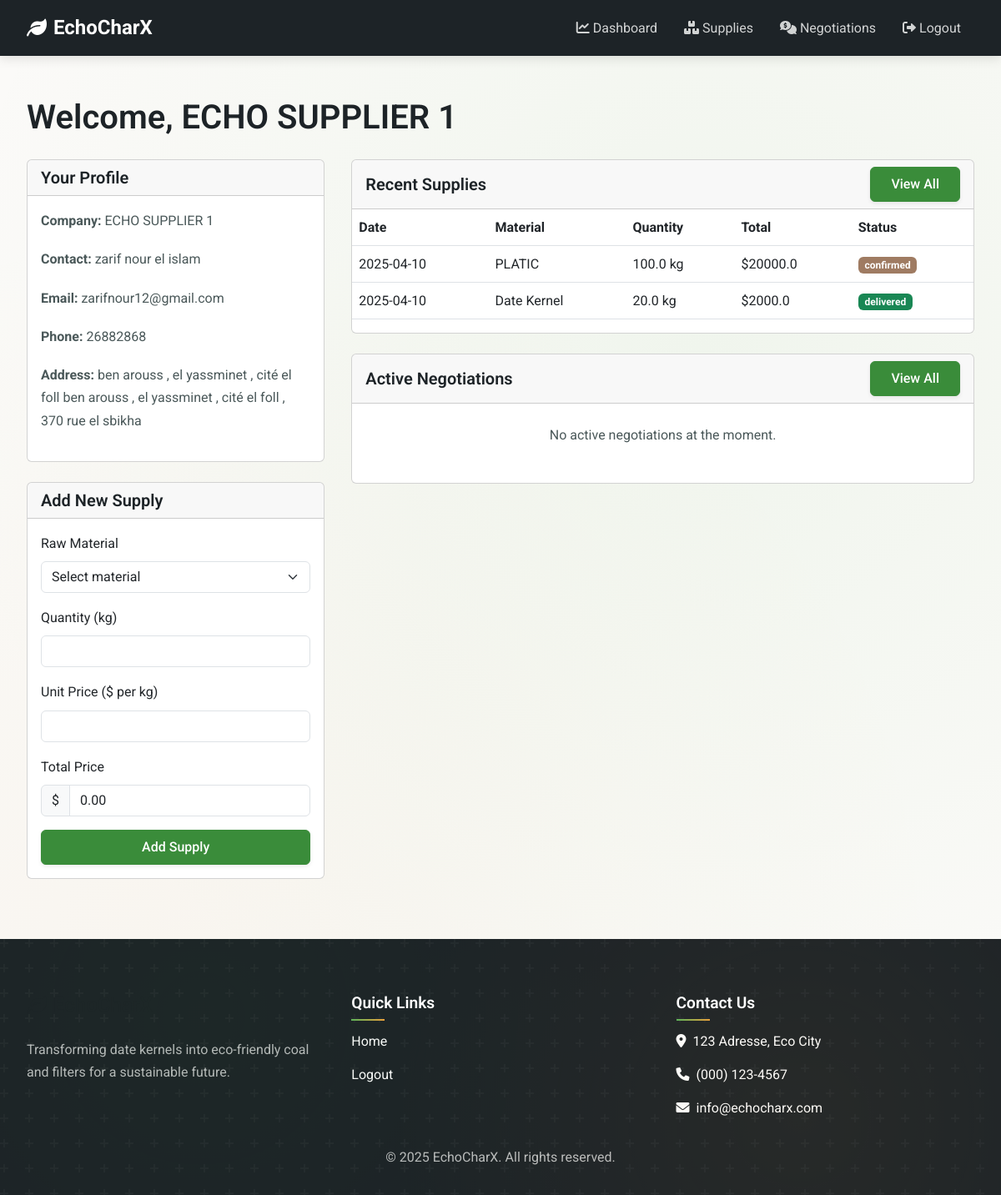
The app's page /supplier/dashboard (signed in) with its own data.
### app/models.py (models this page shows, shortened)
class Supplier(db.Model):
    id = db.Column(db.Integer, primary_key=True)
    user_id = db.Column(db.Integer, db.ForeignKey('user.id'))
    company_name = db.Column(db.String(100))
    contact_number = db.Column(db.String(20))
    address = db.Column(db.String(200))
    supplies = db.relationship('Supply', backref='supplier', lazy='dynamic')
    negotiations = db.relationship('Negotiation', backref='supplier', lazy='dynamic')

class User(UserMixin, db.Model):
    id = db.Column(db.Integer, primary_key=True)
    name = db.Column(db.String(64), index=True)
    email = db.Column(db.String(120), index=True, unique=True)
    password_hash = db.Column(db.String(128))
    role_id = db.Column(db.Integer, db.ForeignKey('role.id'))
    supplier = db.relationship('Supplier', backref='user', uselist=False)
    client = db.relationship('Client', backref='user', uselist=False)
    created_at = db.Column(db.DateTime, default=datetime.utcnow)
    def is_admin(self):
        return self.role.name == 'admin'
    def is_supplier(self):
        return self.role.name == 'supplier'

class Supply(db.Model):
    id = db.Column(db.Integer, primary_key=True)
    supplier_id = db.Column(db.Integer, db.ForeignKey('supplier.id'))
    raw_material_id = db.Column(db.Integer, db.ForeignKey('raw_material.id'))
    quantity = db.Column(db.Float)
    unit_price = db.Column(db.Float)
    total_price = db.Column(db.Float)
    status = db.Column(db.String(20), default='pending')  # pending, confirmed, delivered
    created_at = db.Column(db.DateTime, default=datetime.utcnow)
    delivered_at = db.Column(db.DateTime, nullable=True)

class RawMaterial(db.Model):
    id = db.Column(db.Integer, primary_key=True)
    name = db.Column(db.String(100))
    type = db.Column(db.String(50))  # 'date_kernel' or 'filter_component'
    description = db.Column(db.Text)
    supplies = db.relationship('Supply', backref='raw_material', lazy='dynamic')
    inventory_id = db.Column(db.Integer, db.ForeignKey('inventory.id'))

### app/routes/supplier_routes.py (the view)
@supplier_bp.route('/dashboard')
@login_required
def dashboard():
    supplier = Supplier.query.filter_by(user_id=current_user.id).first()
    if not supplier:
        flash('Supplier profile not found!', 'danger')
        return redirect(url_for('auth.logout'))
    recent_supplies = Supply.query.filter_by(supplier_id=supplier.id).order_by(Supply.created_at.desc()).limit(5).all()
    active_negotiations = Negotiation.query.filter_by(
        supplier_id=supplier.id,
        status='in_progress'
    ).all()
    raw_materials = RawMaterial.query.all()
    return render_template(
        'supplier/dashboard.html',
        supplier=supplier,
        recent_supplies=recent_supplies,
        active_negotiations=active_negotiations,
        raw_materials=raw_materials
    )

### app/models.py (called while the page is built)
@login_manager.user_loader
def load_user(user_id):
    return User.query.get(int(user_id))

### app/routes/supplier_routes.py (called while the page is built)
@supplier_bp.before_request
def check_supplier():
    if not current_user.is_authenticated or not current_user.is_supplier():
        flash('You do not have permission to access this page.', 'danger')
        return redirect(url_for('auth.login'))

### app/templates/supplier/dashboard.html (shortened to what this page needs)
{% extends "base.html" %}
{% block content %}
<h1 class="mb-4">Welcome, {{ supplier.company_name }}</h1>
<div class="row">
    <div class="col-lg-4">
        <div class="card mb-4">
            <div class="card-header">
                <h5 class="mb-0">Your Profile</h5>
            </div>
            <div class="card-body">
                <p><strong>Company:</strong> {{ supplier.company_name }}</p>
                <p><strong>Contact:</strong> {{ supplier.user.name }}</p>
                <p><strong>Email:</strong> {{ supplier.user.email }}</p>
                <p><strong>Phone:</strong> {{ supplier.contact_number }}</p>
                <p><strong>Address:</strong> {{ supplier.address }}</p>
            </div>
        </div>
        <div class="card mb-4">
            <div class="card-header d-flex justify-content-between align-items-center">
                <h5 class="mb-0">Add New Supply</h5>
            </div>
            <div class="card-body">
                <form method="POST" action="{{ url_for('supplier.add_supply') }}" id="supplyForm">
                    <div class="mb-3">
                        <label for="raw_material_id" class="form-label">Raw Material</label>
                        <select class="form-select" id="raw_material_id" name="raw_material_id" required>
                            <option value="">Select material</option>
                        </select>
                    </div>
                    <div class="mb-3">
                        <label for="quantity" class="form-label">Quantity (kg)</label>
                        <input type="number" class="form-control" id="quantity" name="quantity" step="0.1" min="0" required>
                    </div>
                    <div class="mb-3">
                        <label for="unitPrice" class="form-label">Unit Price ($ per kg)</label>
                        <input type="number" class="form-control" id="unitPrice" name="unit_price" step="0.01" min="0" required>
                    </div>
                    <div class="mb-3">
                        <label class="form-label">Total Price</label>
                        <div class="input-group">
                            <span class="input-group-text">$</span>
                            <span class="form-control" id="totalPriceDisplay">0.00</span>
                        </div>
                    </div>
                    <div class="d-grid">
                        <button type="submit" class="btn btn-primary">Add Supply</button>
                    </div>
                </form>
            </div>
        </div>
    </div>
    <div class="col-lg-8">
        <div class="card mb-4">
            <div class="card-header d-flex justify-content-between align-items-center">
                <h5 class="mb-0">Recent Supplies</h5>
                <a href="{{ url_for('supplier.inventory') }}" class="btn btn-sm btn-primary">View All</a>
            </div>
            <div class="card-body p-0">
                {% if recent_supplies %}
                <div class="table-responsive">
                    <table class="table table-hover">
                        <thead>
                            <tr>
                                <th>Date</th>
                                <th>Material</th>
                                <th>Quantity</th>
                                <th>Total</th>
                                <th>Status</th>
                            </tr>
                        </thead>
                        <tbody>
                            {% for supply in recent_supplies %}
                            <tr>
                                <td>{{ supply.created_at.strftime('%Y-%m-%d') }}</td>
                                <td>{{ supply.raw_material.name }}</td>
                                <td>{{ supply.quantity }} kg</td>
                                <td>${{ supply.total_price|round(2) }}</td>
                                <td>
                                    <span class="badge bg-{{ 'success' if supply.status == 'delivered' else 'warning' if supply.status == 'pending' else 'info' }}">
                                        {{ supply.status }}
                                    </span>
                                </td>
                            </tr>
                            {% endfor %}
                        </tbody>
                    </table>
                </div>
                {% else %}
                <div class="p-4 text-center">
                    <p>You haven't added any supplies yet.</p>
                </div>
                {% endif %}
            </div>
        </div>
        <div class="card">
            <div class="card-header d-flex justify-content-between align-items-center">
                <h5 class="mb-0">Active Negotiations</h5>
                <a href="{{ url_for('supplier.negotiations') }}" class="btn btn-sm btn-primary">View All</a>
            </div>
            <div class="card-body p-0">
                {% if active_negotiations %}
                <div class="table-responsive">
                    <table class="table table-hover">
                        <thead>
                            <tr>
                                <th>Date</th>
                                <th>Material</th>
                                <th>Current Price</th>
                                <th>Actions</th>
                            </tr>
                        </thead>
                        <tbody>
                            {% for negotiation in active_negotiations %}
                            <tr>
                                <td>{{ negotiation.created_at.strftime('%Y-%m-%d') }}</td>
                                <td>{{ negotiation.raw_material.name }}</td>
                                <td>${{ negotiation.current_price|round(2) }}</td>
                                <td>
                                    <a href="{{ url_for('supplier.negotiation_detail', negotiation_id=negotiation.id) }}" class="btn btn-sm btn-info">View</a>
                                </td>
                            </tr>
                            {% endfor %}
                        </tbody>
                    </table>
                </div>
                {% else %}
                <div class="p-4 text-center">
                    <p>No active negotiations at the moment.</p>
                </div>
                {% endif %}
            </div>
        </div>
    </div>
</div>
{% endblock %}

### app/static/css/style.css (style rules this page uses)
:root { --charcoal-dark: #1D2327; --charcoal-medium: #2F3A40; --charcoal-light: #4A5859; --eco-brown-dark: #4D3427; --eco-brown: #73503A; --eco-brown-light: #9F7B62; --date-gold: #C9984B; --date-amber: #E9A03B; --date-caramel: #B77834; --eco-green-dark: #2A6D2A; --eco-green: #3A8C3A; --eco-green-light: #5DB45A; --eco-cream: #F8F4E3; --eco-sand: #E8D8B5; --eco-beige: #D8C4A5; }
* { box-sizing: border-box; margin: 0; padding: 0; transition: all 0.3s ease; }
body { font-family: 'Roboto', sans-serif; line-height: 1.7; background-color: #fbfaf8; color: var(--charcoal-dark); background-image: radial-gradient(circle at 70% 30%, rgba(93, 180, 90, 0.07) 0%, transparent 70%), radial-gradient(circle at 20% 80%, rgba(201, 152, 75, 0.05) 0%, transparent 60%); background-attachment: fixed; overflow-x: hidden; }
.bg-info ,.btn-info { background-color: #9F7B62 !important; }
h1, h2, h3, h4, h5, h6 { font-weight: 600; line-height: 1.3; margin-bottom: 1.2rem; color: var(--charcoal-dark); }
p { margin-bottom: 1.2rem; color: var(--charcoal-light); }
a { color: var(--eco-green); text-decoration: none; transition: all 0.3s ease; }
.row { display: flex; flex-wrap: wrap; margin: 0 -1rem; }
[class*="col-"] { padding: 0 1rem; }
.text-center { text-align: center; }
.btn { display: inline-flex; align-items: center; justify-content: center; padding: 0.5rem 1.5rem; font-weight: 500; border-radius: 0.375rem; cursor: pointer; transition: all 0.3s cubic-bezier(0.175, 0.885, 0.32, 1.275); font-size: 1rem; text-transform: capitalize; border: 1px solid transparent; box-shadow: 0 2px 5px rgba(0, 0, 0, 0.08); position: relative; overflow: hidden; z-index: 1; }
.btn::before { content: ''; position: absolute; top: 0; left: -100%; width: 100%; height: 100%; background: linear-gradient(90deg, transparent, rgba(255, 255, 255, 0.2), transparent); transition: left 0.8s ease; z-index: -1; }
.btn-primary { background-color: var(--eco-green); color: white; border-color: var(--eco-green); }
html, body { height: 100%; width: 100%; margin: 0; }
body { display: flex; flex-direction: column; min-height: 100vh; }

### records on screen
Supplier: company_name "ECHO SUPPLIER 1", contact_number "26882868", address "ben arouss , el yassminet , cité el foll ben arouss , el yassminet , cité el foll , 370 rue el sbikha"
User: user.name "zarif nour el islam", user.email "zarifnour12@gmail.com"
Supply: created_at "2025-04-10", raw_material.name "PLATIC", quantity "100.0", total_price "20000.0", status "confirmed"
Supply: created_at "2025-04-10", raw_material.name "Date Kernel", quantity "20.0", total_price "2000.0", status "delivered"
